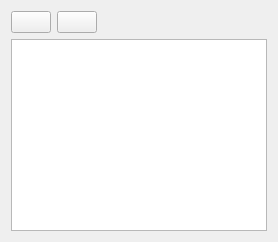
      <widget class="QWidget" name="NetConsole">
       <attribute name="icon">
        <iconset resource="../../etc/resources/resources.qrc">
         <normaloff>:/icons/Messages.png</normaloff>:/icons/Messages.png</iconset>
       </attribute>
       <attribute name="title">
        <string/>
       </attribute>
       <attribute name="toolTip">
        <string>Messages</string>
       </attribute>
       <layout class="QVBoxLayout" name="verticalLayout_4">
        <item>
         <widget class="QWidget" name="NetconsoleWidget" native="true">
          <layout class="QHBoxLayout" name="horizontalLayout_10">
           <property name="leftMargin">
            <number>0</number>
           </property>
           <property name="topMargin">
            <number>0</number>
           </property>
           <property name="rightMargin">
            <number>0</number>
           </property>
           <property name="bottomMargin">
            <number>0</number>
           </property>
           <item>
            <widget class="QPushButton" name="CopyButton">
             <property name="text">
              <string/>
             </property>
             <property name="icon">
              <iconset resource="../../etc/resources/resources.qrc">
               <normaloff>:/icons/Copy.png</normaloff>:/icons/Copy.png</iconset>
             </property>
            </widget>
           </item>
           <item>
            <widget class="QPushButton" name="ClearButton">
             <property name="text">
              <string/>
             </property>
             <property name="icon">
              <iconset resource="../../etc/resources/resources.qrc">
               <normaloff>:/icons/ClearLog.png</normaloff>:/icons/ClearLog.png</iconset>
             </property>
            </widget>
           </item>
           <item>
            <spacer name="horizontalSpacer">
             <property name="orientation">
              <enum>Qt::Horizontal</enum>
             </property>
             <property name="sizeHint" stdset="0">
              <size>
               <width>40</width>
               <height>20</height>
              </size>
             </property>
            </spacer>
           </item>
          </layout>
         </widget>
        </item>
        <item>
         <widget class="QTextEdit" name="NetConsoleEdit">
          <property name="readOnly">
           <bool>true</bool>
          </property>
         </widget>
        </item>
       </layout>
      </widget>
